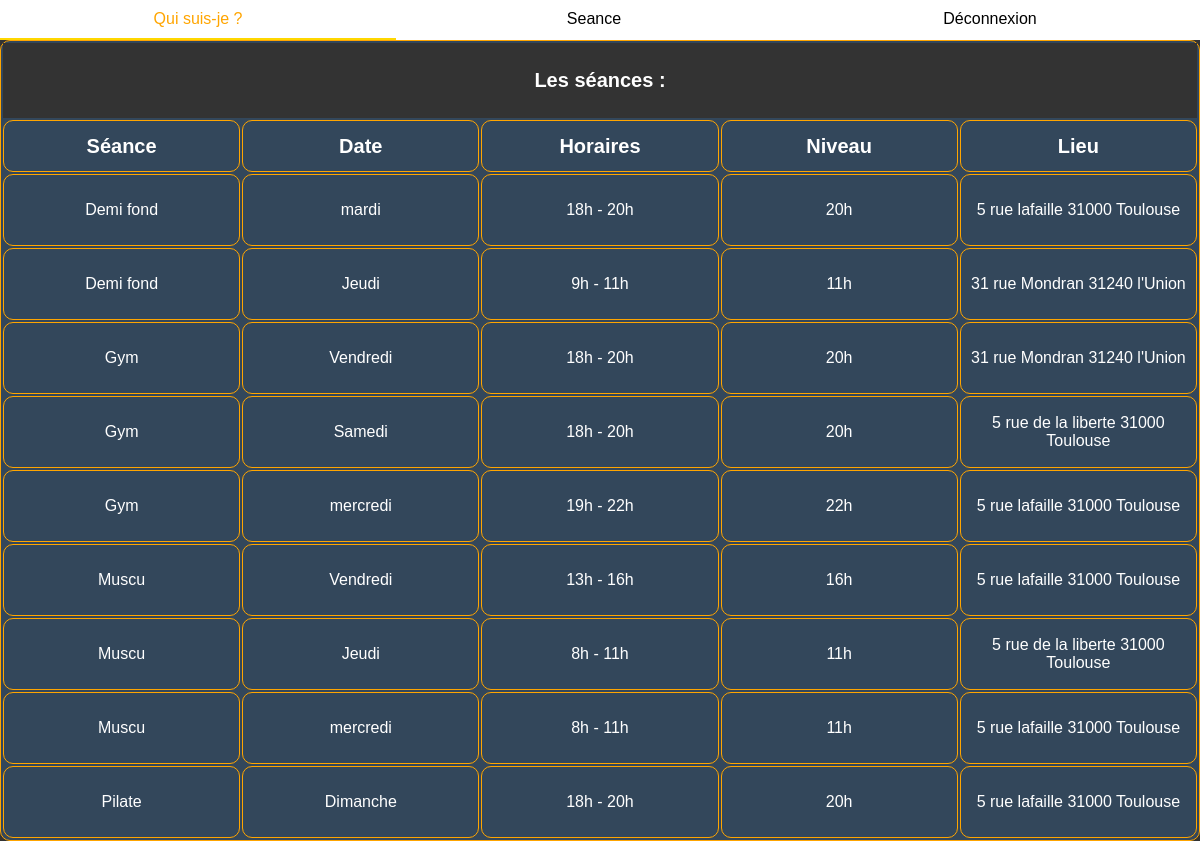
Page /mycoach.fr/seance.php (signed in) on the committed database.
### tables this page shows
CREATE TABLE `seance` (
  `CodeSeance` int(3) NOT NULL,
  `CodeLieu` int(3) NOT NULL,
  `CodeDate` int(3) NOT NULL,
  `CodeActivites` int(3) NOT NULL,
  `Jour` varchar(8) NOT NULL
);

CREATE TABLE `activites` (
  `CodeActivites` int(3) NOT NULL,
  `libelle` varchar(100) NOT NULL
);

CREATE TABLE `horaires` (
  `CodeDate` int(3) NOT NULL,
  `HeureDebut` varchar(3) NOT NULL,
  `HeureFin` varchar(3) NOT NULL
);

CREATE TABLE `lieu` (
  `CodeLieu` int(3) NOT NULL,
  `Libelle` varchar(100) NOT NULL,
  `Adresse` varchar(100) NOT NULL,
  `CodePostal` int(5) NOT NULL,
  `Ville` varchar(20) NOT NULL
);

### mycoach.fr/seance.php (the view, shortened to what this page needs)
<!doctype HTML>
<html>
<head>
  <?php
    if ( !isset($_SESSION["IsConnected"])){
      header("Location: ./Connexion.php?msg=0");
    }
    else{
      include("./include/ConnexionBdd.php");
      $SQL="SELECT activites.libelle, seance.Jour, horaires.HeureDebut, horaires.HeureFin, lieu.Adresse, lieu.CodePostal, lieu.Ville FROM seance INNER JOIN activites ON seance.CodeActivites = activites.CodeActivites INNER JOIN horaires ON seance.CodeDate=horaires.CodeDate INNER JOIN lieu ON seance.CodeLieu = lieu.CodeLieu ORDER BY activites.libelle;";
      $SQL2="SELECT COUNT(CodeSeance) FROM Seance;";
      $result = $connexion->query($SQL);
      $resultcount=$connexion->query($SQL2);
      $lignecount=$resultcount->fetch();
      $count=$lignecount[0];
      $esp=" ";
      $tir=" - ";
      $tot=0;
    }
  ?>
    <link rel="stylesheet" href="style.css">
    <?php include './include/navbar.php';?>
</head>
<body class='seance'>
<div>
<table style="background-color:#33475b">
  <thead>
    <tr>
      <th colspan="5" height=75px><b>Les séances :</b></th>
    </tr>
  </thead>
  <tbody>
    <tr>
      <td width=20% height=50px><b>Séance</b></td>
      <td width=20%><b>Date</b></td>
      <td width=20%><b>Horaires</b></td>
      <td width=20%><b>Niveau</b></td>
      <td width=20%><b>Lieu</b></td>
    </tr>
    <?php
    while ($count!=$tot){
      $ligne = $result->fetch();
      $activity=$ligne[0];
      echo "<tr>";
      echo "<td height=70px>" . $activity . "</td>";
      $activity=$ligne[1];
      echo "<td>" . $activity . "</td>";
      $activity=$ligne[2];
      $resultat=$activity.$tir.$ligne[3];
      echo "<td>" . $resultat . "</td>";
      $activity=$ligne[3];
      echo "<td>" . $activity . "</td>";
      $activity=$ligne[4];
      $resultat=$activity.$esp.$ligne[5].$esp.$ligne[6];
      echo "<td>" . $resultat . "</td>";
      echo "</tr>";
      $tot+=1;
    }
    ?>
  </tbody>
  </div>
</body>
</html>

### mycoach.fr/include/navbar.php
<!doctype HTML>
<html>
<head>
    <link rel="stylesheet" href="./style/style.css">
</head>
<body>
    <?php
        if (isset($_SESSION["IsConnected"])){
            echo "<nav><ul><li><a href='./index.php'>Qui suis-je ?</a></li><li><a href='./seance.php'>Seance</a></li><li><a href='./include/Deconnect.php'>Déconnexion</a></li></ul></nav>";
        }
        else{
            echo "<nav><ul><li><a href='./index.php'>Qui suis-je ?</a></li><li><a href='./seance.php'>Seance</a></li><li><a href='./Connexion.php?msg=0'>Connexion</a></li></ul></nav>";
        }
    ?>
</body>
</html>

### mycoach.fr/Style/style.css (style rules this page uses)
* { margin: 0px; padding: 0px; font-family: Avenir, sans-serif; }
nav ul { list-style-type: none; }
nav li { float: left; width: 33%; text-align: center; }
nav ul::after { content: ""; display: table; clear: both; }
nav { width:100%; margin: 0 auto; background-color:white; position: sticky; top:0px; z-index:3; }
nav a { display: block; text-decoration: none; color:black; border-bottom: 2px solid transparent; padding: 10px 0px; }
b { font-size:125%; }
table { width:100%; }
table, td { border: 1px solid orange; text-align:center; color: white; border-radius: 10px; }
thead, tfoot { background-color: #333; color: #fff; }
.seance { background-color:#333; }

### rows in the picture
seance: CodeActivites.libelle "Demi fond", Jour "mardi", CodeDate.HeureFin "18h - 20h", CodeDate.HeureFin "20h", CodeLieu.Ville "5 rue lafaille 31000 Toulouse"
seance: CodeActivites.libelle "Demi fond", Jour "Jeudi", CodeDate.HeureFin "9h - 11h", CodeDate.HeureFin "11h", CodeLieu.Ville "31 rue Mondran 31240 l'Union"
seance: CodeActivites.libelle "Gym", Jour "Vendredi", CodeDate.HeureFin "18h - 20h", CodeDate.HeureFin "20h", CodeLieu.Ville "31 rue Mondran 31240 l'Union"
seance: CodeActivites.libelle "Gym", Jour "Samedi", CodeDate.HeureFin "18h - 20h", CodeDate.HeureFin "20h", CodeLieu.Ville "5 rue de la liberte 31000 Toulouse"
seance: CodeActivites.libelle "Gym", Jour "mercredi", CodeDate.HeureFin "19h - 22h", CodeDate.HeureFin "22h", CodeLieu.Ville "5 rue lafaille 31000 Toulouse"
seance: CodeActivites.libelle "Muscu", Jour "Vendredi", CodeDate.HeureFin "13h - 16h", CodeDate.HeureFin "16h", CodeLieu.Ville "5 rue lafaille 31000 Toulouse"
seance: CodeActivites.libelle "Muscu", Jour "Jeudi", CodeDate.HeureFin "8h - 11h", CodeDate.HeureFin "11h", CodeLieu.Ville "5 rue de la liberte 31000 Toulouse"
seance: CodeActivites.libelle "Muscu", Jour "mercredi", CodeDate.HeureFin "8h - 11h", CodeDate.HeureFin "11h", CodeLieu.Ville "5 rue lafaille 31000 Toulouse"
seance: CodeActivites.libelle "Pilate", Jour "Dimanche", CodeDate.HeureFin "18h - 20h", CodeDate.HeureFin "20h", CodeLieu.Ville "5 rue lafaille 31000 Toulouse"
